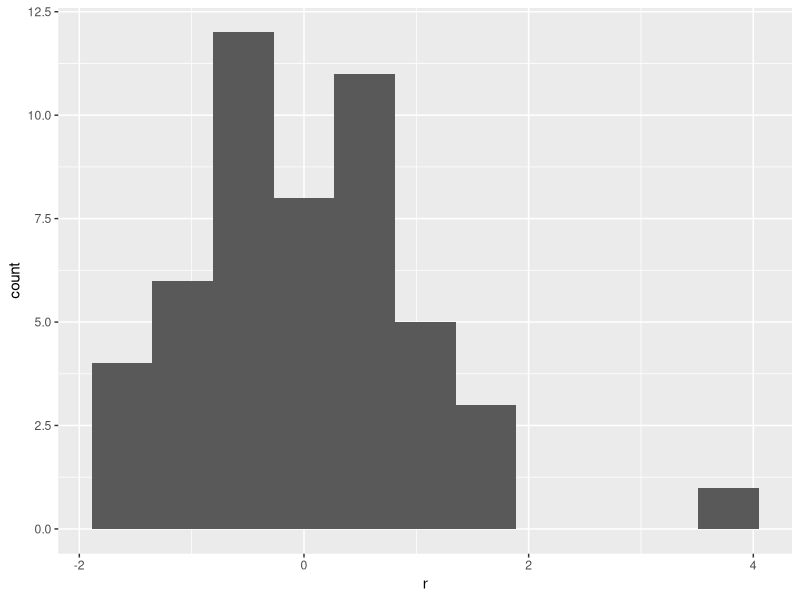
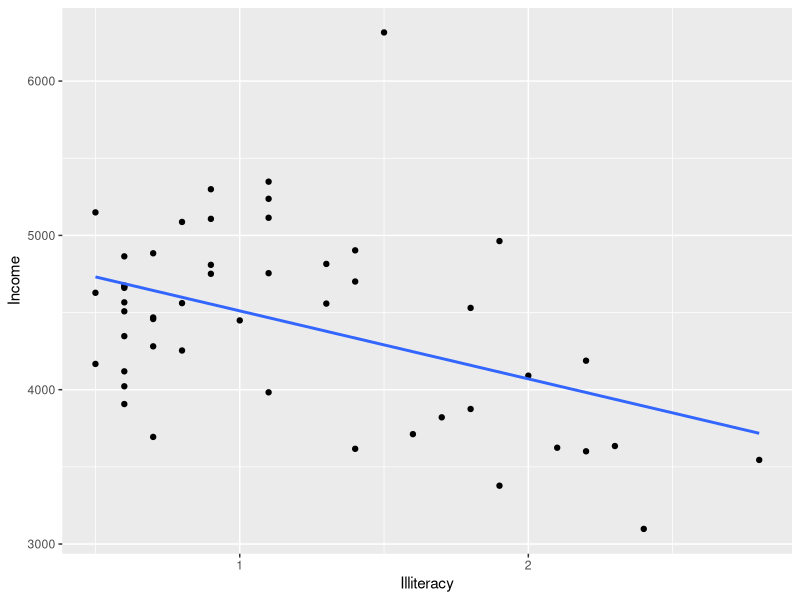
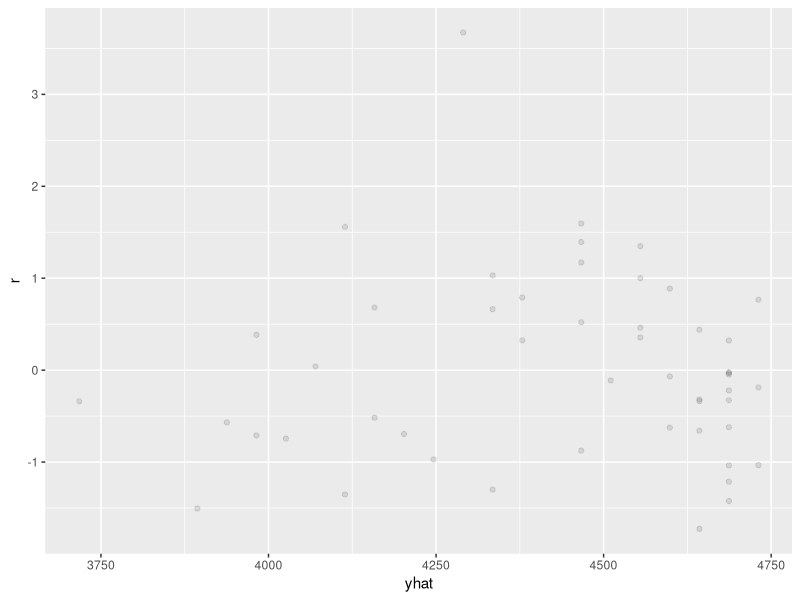
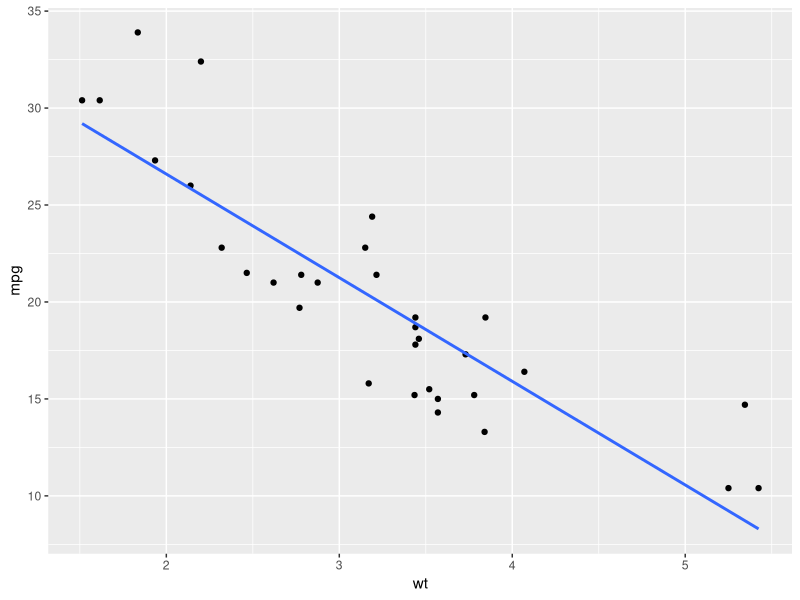
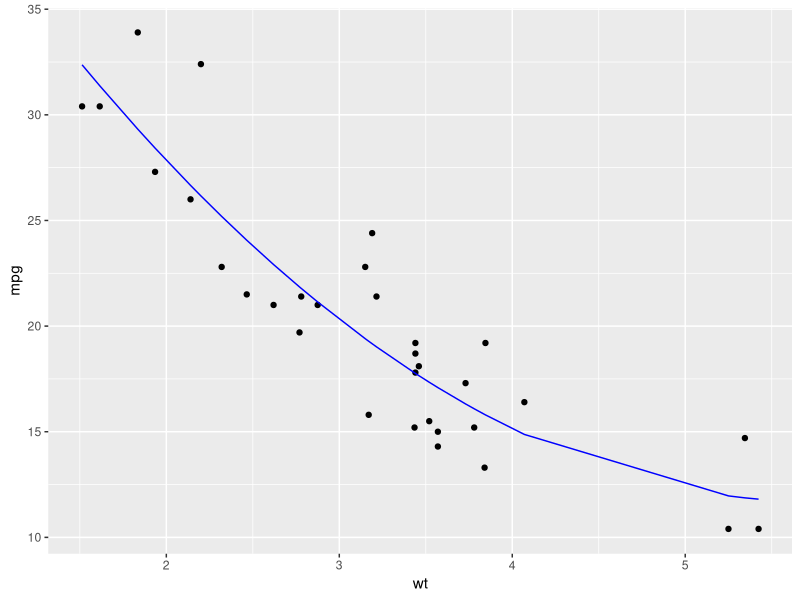
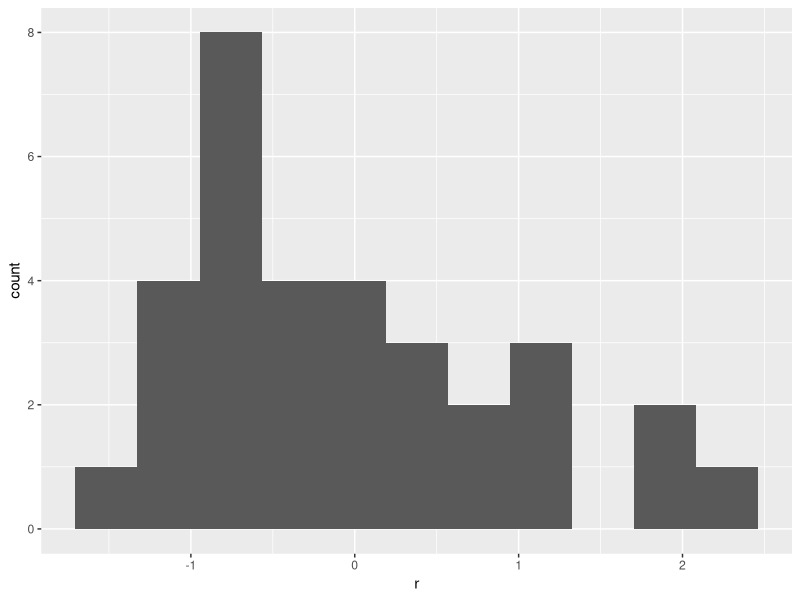

These figures' R source, in order:
library(ggplot2)
library(dplyr)

data(state)
state <- as.data.frame(state.x77)

# review
fit <- lm(Income ~ Illiteracy, data = state)
summary(fit)

dfr <- data.frame(
  r = rstandard(fit)
)

ggplot(data = dfr) +
  geom_histogram(aes(r), bins = 11)

state <- state |>
  mutate(
    r = dfr$r,
    yhat = predict(fit)
  )

ggplot(data = state, aes(Illiteracy, Income)) +
  geom_point() +
  geom_smooth(method = "lm", se = FALSE)

ggplot(data = state) +
  geom_point(aes(yhat, r), alpha = 0.1)

# multiple linear regression
fit <- lm(Income ~ Population + `Life Exp` + Illiteracy + Murder + `HS Grad` + Frost + Area, data = state)
summary(fit)

mp <- mean(state$Population)
mi <- mean(state$Illiteracy)
mle <- mean(state$`Life Exp`)
mm <- mean(state$Murder)
mhg <- mean(state$`HS Grad`)
mf <- mean(state$Frost)
ma <- mean(state$Area)

nd <- data.frame(Population = c(mp, mp),
                 Illiteracy = c(mi, mi),
                 `Life Exp` = c(mle, mle + 1), # one unit change in Life Expectancy
                 Murder = c(mm, mm),
                 `HS Grad` = c(mhg, mhg),
                 Frost = c(mf, mf),
                 Area = c(ma, ma),
                 check.names = FALSE # this (and backticks) required if variables have spaces
                 )

diff(predict(fit, newdata = nd))


# cars data set
# linear doesn't mean what you previously might have thought
data(mtcars)

# line doesn't fit data well
ggplot(data=mtcars, aes(wt, mpg)) +
  geom_point() + 
  geom_smooth(se = FALSE, method = "lm")

# add a quadratic term in wt
fit <- lm(mpg ~  wt + I(wt * wt), data = mtcars)
summary(fit)

# the I(...) treats * as multiply
# it's as if we fit the following model
# mtcars$wt2 <- mtcars$wt * mtcars$wt
# fit <- lm(mpg ~  wt + wt2, data = mtcars)
# summary(fit)
# but doing it this way has annoying side effects

o <- order(mtcars$wt)
mtcars <- mtcars |>
  mutate(
    wt = wt[o],
    mpg = mpg[o],
    yhat = predict(fit)[o])

ggplot(data=mtcars) +
  geom_point(aes(wt, mpg)) + 
 geom_line(aes(wt, yhat), color = "blue")

dfr <- data.frame(
  r = rstandard(fit)
)

# we haven't yet solved all problems, but our model does predict better
ggplot(data = dfr) + geom_histogram(aes(r), bins = 11)

# for non-linear models (in the class of linear regression)
# the rate of change in yhat changes dependent on from where
# you make an interpretation; compare to wt = c(2, 3)
diff(predict(fit, newdata = data.frame(wt = c(4, 5))))

# back to state data

# inside lm(...) * means interaction term
# all lower order terms are included, up to and including, 
# the highest order term specified
fit <- lm(Income ~ Population * Area, data = state)
summary(fit)
